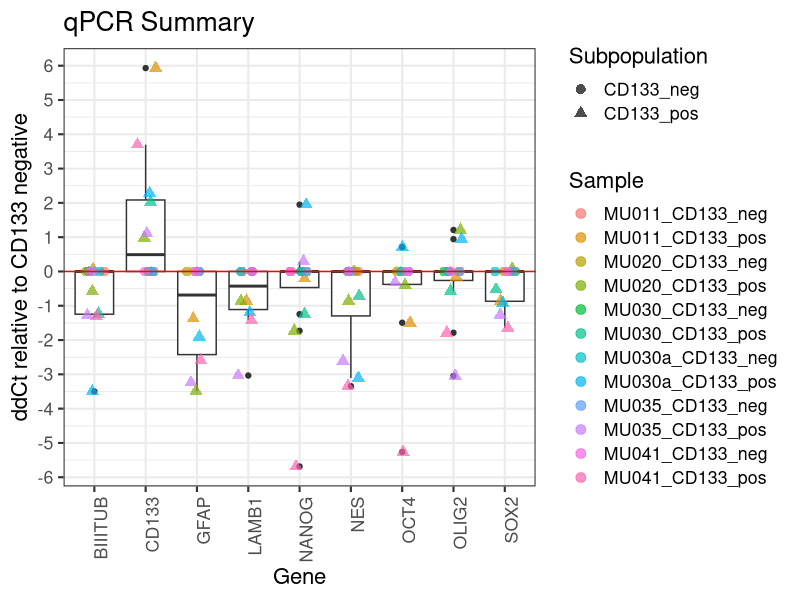

Reproduce this figure in R.
library(reshape)
library(plyr)
library(ggplot2)
#source('~/Documents/Rscripts/multiplot.R')

ddCTcalculate = function(geneOfInterest, sampleOfInterest='020_N', houseKeepingGene='GAPDH', referenceSample='020_N', data=rawData) 
{
    sampleHouse = paste(sampleOfInterest, houseKeepingGene)
    sampleGene = paste(sampleOfInterest, geneOfInterest)
    # Extract the Cp of the hosue keeping gene
    houseCp = data[sampleHouse, 'meanCp']
    geneCp = data[sampleGene, 'meanCp']
    # dCt calculation for the sample of interest
    dCt = houseCp - geneCp
    # Extract the meanCP for the reference sample. First get the index of the housekeeping gene, then the gene of interest
    refDctRowHouse = paste(referenceSample, houseKeepingGene)
    refDctRowGene = paste(referenceSample, geneOfInterest)
    # Calculate dCt for the reference sample
    referenceSample_dCt = data[refDctRowHouse, 'meanCp'] - data[refDctRowGene, 'meanCp']
    # Calculate ddCt
    ddCt = dCt - referenceSample_dCt
    return (ddCt)
}

foldChangecalculate = function(geneOfInterest, sampleOfInterest='020_N', houseKeepingGene='GAPDH', referenceSample='020_N', data=rawData) 
{
    sampleHouse = paste(sampleOfInterest, houseKeepingGene)
    sampleGene = paste(sampleOfInterest, geneOfInterest)
    # Extract the Cp of the hosue keeping gene
    houseCp = data[sampleHouse, 'meanCp']
    geneCp = data[sampleGene, 'meanCp']
    # dCt calculation for the sample of interest
    dCt = houseCp - geneCp
    # Extract the meanCP for the reference sample. First get the index of the housekeeping gene, then the gene of interest
    refDctRowHouse = paste(referenceSample, houseKeepingGene)
    refDctRowGene = paste(referenceSample, geneOfInterest)
    # Calculate dCt for the reference sample
    referenceSample_dCt = data[refDctRowHouse, 'meanCp'] - data[refDctRowGene, 'meanCp']
    # Calculate ddCt
    ddCt = dCt - referenceSample_dCt
    foldChange = 2^ddCt
    return (foldChange)
}

plotPDGC = function(dataFrame, pdgc="MU035") {
    # This function takes a dataFrane of some data and returns a ggplot object specific to the cell line supplied as a string
    extract = dataFrame[,"PDGC"] %in% pdgc
    datPlot = dataFrame[extract,]
    # The colour of the plots
    cols = c("orange", "forestgreen", "darkblue", "darkred")
    p = ggplot(data=datPlot, aes(x=Gene, y=ddCT, fill=Subpopulation)) +
        geom_bar(stat="identity", position=position_dodge(), colour="black") + 
        ggtitle(paste("qPCR", pdgc, sep=" ")) +  scale_fill_manual(values=cols) + 
        xlab("Gene") + ylab("ddCt") +
        theme_bw(base_size=16) + theme(axis.text.x = element_text(angle = 90, hjust = 1))
    return (p) }

setwd("150316_qPCRcd133Summary/")

dat = read.csv("dat/150316_summaryEdit.csv", row.names=1)
dat$Sample = paste(dat$PDGC, dat$Subpopulation, sep="_")
dat$Gene = gsub("POU5F1", "OCT4", dat$Gene)
dat$Gene = gsub("PROM1", "CD133", dat$Gene)

# Take the mean of duplicated measurements
datWide = ddply(dat, .(Sample, Gene, PDGC, Subpopulation), summarise, meanCp = mean(MeanCP, na.rm=T))

# Calculate ddCT

getddCt = function(dataFrame, sampleInt="MU035_CD133_neg") 
{
    # Extract the genes that were measured by both samples.
    samp = dataFrame[dataFrame$Sample %in% sampleInt,"Gene"]
    cd133neg = gsub("_CD133_pos", "_CD133_neg", sampleInt)
    ref = dataFrame[dataFrame$Sample %in% cd133neg, "Gene"]
    genes = intersect(samp, ref)
    
    # Subset the shared genes and sort
    subDat = dataFrame[dataFrame$Sample %in% c(sampleInt, cd133neg),]
    subDat = subDat[subDat$Gene %in% genes,]
    subDat = subDat[order(subDat$Sample, subDat$Gene),]
    row.names(subDat) = paste(subDat$Sample, subDat$Gene)
    
    # Call the ddCt functions
    subDat$ddCT = ddCTcalculate(geneOfInterest=subDat$Gene, sampleOfInterest=subDat$Sample,
                                houseKeepingGene='GAPDH', referenceSample=cd133neg, data=subDat)
    subDat$foldChange = foldChangecalculate(geneOfInterest=subDat$Gene, sampleOfInterest=subDat$Sample,
                                            houseKeepingGene='GAPDH', referenceSample=cd133neg, data=subDat)
    
    # Remove the reference samples which will be 0 anyway.
    result = subDat[subDat$Sample %in% sampleInt,]
    return (subDat)
    #return (result)
}

############   Calculate ddCT ############  
dataFrame = datWide
sampleInt = "MU035_CD133_pos"

mu035_P = getddCt(datWide, "MU035_CD133_pos")
mu011_P = getddCt(datWide, "MU011_CD133_pos")
mu020_P = getddCt(datWide, "MU020_CD133_pos")
mu030_P = getddCt(datWide, "MU030_CD133_pos")
mu030a_P = getddCt(datWide, "MU030a_CD133_pos")
mu041_P = getddCt(datWide, "MU041_CD133_pos")

ddCt = rbind(mu011_P, mu020_P, mu030_P, mu030a_P, mu035_P, mu041_P)
write.csv(ddCt,"150317_ddCtResults.csv", row.names=F)

rm(mu011_P, mu020_P, mu030_P, mu030a_P, mu035_P, mu041_P)
# Get rid of the genes only measured on ES cells
ddCt = ddCt[!ddCt$Gene %in% c("ATP5G3", "B2M", "CREB1", "GAPDH", "GRIA2",
                              "HAPLN1", "MGMT", "REST"),]

orderedDat = ddCt[order(ddCt$Gene, ddCt$PDGC),]

# Make a boxplot of ddCT valuse
ggplot(data=ddCt, aes(x=Gene, y=ddCT)) +
    geom_boxplot() + geom_point(aes(shape=Subpopulation, colour=Sample), size =3, alpha=0.7,  position = position_jitter(w = 0.2)) + #geom_jitter() +
    ggtitle("qPCR Summary") + geom_hline(yintercept=0, colour="red") +
    xlab("Gene") + ylab("ddCt relative to CD133 negative") +
    scale_y_continuous(breaks = round(seq(-6, 6, by = 1),1)) +
    theme_bw(base_size=16) + theme(axis.text.x = element_text(angle = 90, hjust = 1))
